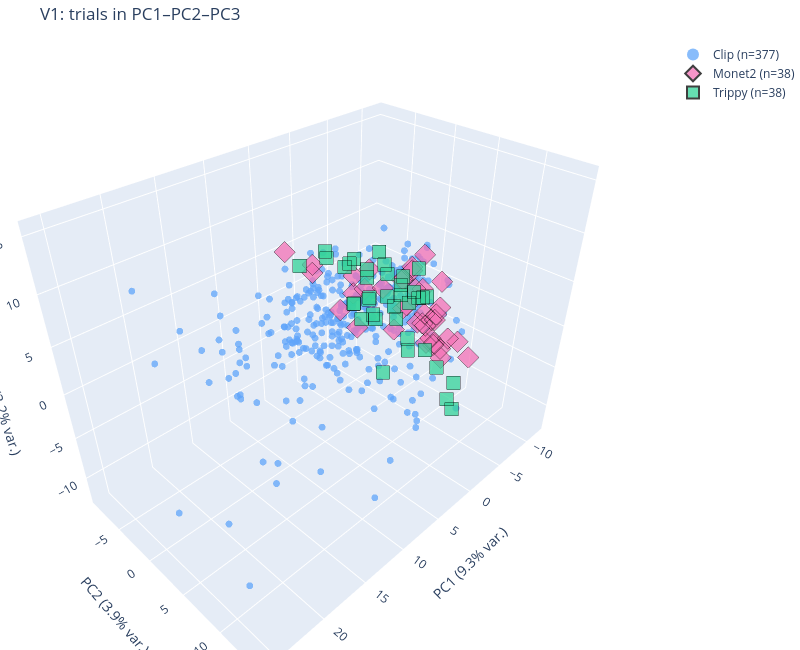

Here is the notebook cell this chart was saved with:
### Code cell
# 3-D Plotly scatter (interactive; saved to HTML for the oral presentation).
fig3d_v1 = pca_utils.plot_pca_3d_plotly(
    X_V1_pcs, labels, area_name="V1", pca=pca_V1
)
out_html = FIGURES_DIR / "2_pca_v1_3d.html"
fig3d_v1.write_html(str(out_html))
print(f"saved {out_html}")
fig3d_v1.show()

### Figure 1 — Plotly figure (JSON) as saved in the notebook; plotly's stock layout.template omitted (floating-point values rounded to 4 significant figures; data arrays with more than 128 entries replaced by an {"elided": "..."} marker saying what was removed)
{"data": [{"marker": {"color": "#60A5FA", "line": {"width": 0}, "opacity": 0.75, "size": 4, "symbol": "circle"}, "mode": "markers", "name": "Clip (n=377)", "type": "scatter3d", "x": {"elided": "377 float values"}, "y": {"elided": "377 float values"}, "z": {"elided": "377 float values"}}, {"marker": {"color": "#F472B6", "line": {"color": "black", "width": 0.5}, "opacity": 0.75, "size": 7, "symbol": "diamond"}, "mode": "markers", "name": "Monet2 (n=38)", "type": "scatter3d", "x": [0.1507, -2.957, -8.044, -10.88, -6.622, -4.146, -5.535, -3.27, -4.625, -1.741, -7.206, -8.12, 2.952, -5.302, -4.647, -10.12, -8.384, 6.012, 5.892, -4.509, -9.376, -1.939, -6.45, -7.56, -6.649, 1.322, -6.571, 2.843, -3.706, -4.754, -4.751, 5.229, -3.385, -1.044, -4.194, -4.619, -4.423, -4.192], "y": [5.752, 3.64, 3.594, -0.9384, 4.683, 4.834, 7.889, 8.242, 9.903, 6.865, 0.953, -1.453, -3.722, -1.835, -3.756, -1.9, -1.838, -4.14, -0.6329, -3.088, 0.2851, -2.919, 4.289, 3.614, 3.753, 0.1349, 2.841, 2.158, 4.177, 5.195, 4.02, 2.215, 2.536, 3.426, 7.022, 5.69, 6.7, 6.041], "z": [4.045, 5.999, 2.263, 2.514, 0.3147, -0.6223, -1.738, -0.07063, -2.13, -0.5082, 0.6412, 0.4221, 5.625, 0.4037, -0.2644, 0.5328, 0.1189, 7.998, 7.198, 2.436, -0.5479, 2.763, -1.278, -1.411, -1.64, 3.424, -1.256, 1.202, -0.3432, -2.272, -1.019, 4.256, 0.7149, -0.2792, -3.45, -2.754, -2.634, -2.151]}, {"marker": {"color": "#34D399", "line": {"color": "black", "width": 0.5}, "opacity": 0.75, "size": 7, "symbol": "square"}, "mode": "markers", "name": "Trippy (n=38)", "type": "scatter3d", "x": [8.959, 3.01, 7.741, 7.812, 4.202, 3.641, 8.1, 2.94, 2.588, 1.58, 0.2179, -0.867, 0.3852, -6.138, -0.55, 0.7284, -10.28, -7.992, -6.355, -2.974, -3.057, -8.398, -7.411, -0.4545, -0.5186, -6.717, 5.192, -6.579, -0.176, -6.111, -0.4807, -4.256, -0.06496, 3.548, -1.931, -2.323, -2.758, -0.5243], "y": [10.69, 6.599, 7.093, 8.393, 9.228, 8.921, 8.219, 10.25, 5.375, 6.121, 0.8271, 2.416, -0.6385, -3.245, -5.552, -4.049, -1.137, -4.004, -0.06405, -1.991, -3.9, 1.13, 0.6427, -2.1, -2.779, 1.838, -3.064, 2.98, 0.809, -0.0782, 4.102, 2.558, 1.883, 2.321, 9.811, 7.968, 9.809, 11.41], "z": [3.815, 5.628, 6.731, 7.784, 4.1, 2.425, 9.436, 2.759, 5.911, 5.934, 5.887, 5.587, 1.526, 3.808, 5.089, 5.409, 1.021, 1.3, 2.094, 2.544, 3.881, -0.8146, 0.07421, 5.099, 4.402, 0.1892, 6.678, 0.9044, 2.403, 1.158, 1.559, 1.001, 0.6798, 4.256, -5.811, -3.144, -4.237, -5.244]}], "layout": {"height": 650, "legend": {"itemsizing": "constant"}, "margin": {"b": 0, "l": 0, "r": 0, "t": 40}, "scene": {"xaxis": {"title": {"text": "PC1 (9.3% var.)"}}, "yaxis": {"title": {"text": "PC2 (3.9% var.)"}}, "zaxis": {"title": {"text": "PC3 (3.2% var.)"}}}, "title": {"text": "V1: trials in PC1–PC2–PC3"}, "width": 800}}
